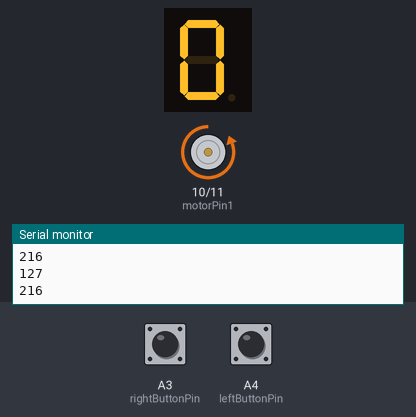
Recording of a sketch running on a simulated Arduino Uno, built with avr-gcc and run on an emulated ATmega328P. Parts: 1-digit seven-segment display, motor-driver pin pairs drawn as motors (green arrow = first pin HIGH = forward, orange = second pin HIGH = backward, longer = more drive, scaled by the enable pin), the last lines printed to the serial monitor. Wiring (inferred from the names in the program): 1-digit 7-segment display, segments lit when LOW: segments pin 2, pin 3, pin 4, pin 5, pin 6, pin 7, pin 8, pin 9. The inputs (shaded band) are chosen by the test bench; at power-on: A4 (leftButtonPin) HIGH, A3 (rightButtonPin) HIGH. The segment pins are drawn as the display they are named for.

Above: at 2.0 s.
2.1 s: A4 (leftButtonPin) pulled LOW for 3.2 s
At 5.8 s:
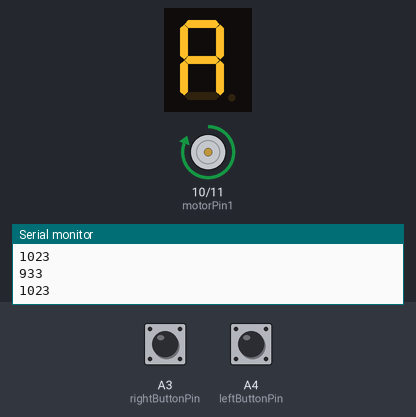
6.8 s: A3 (rightButtonPin) pulled LOW for 3.2 s
At 10.6 s:
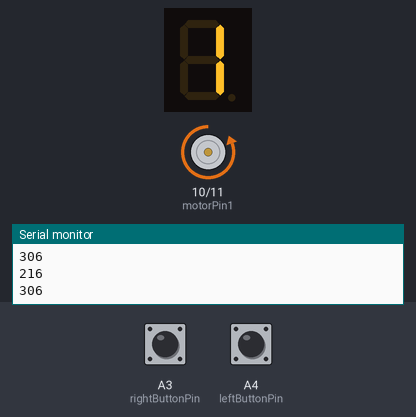
11.5 s: A3 (rightButtonPin) pulled LOW for 3.2 s
At 14.8 s:
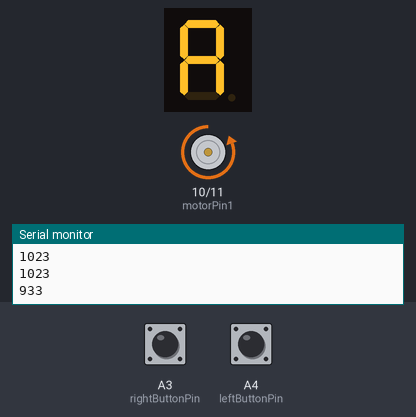
Timing chart, 0 to 16.3 s (numbered marks = the images above; inputs shaded):
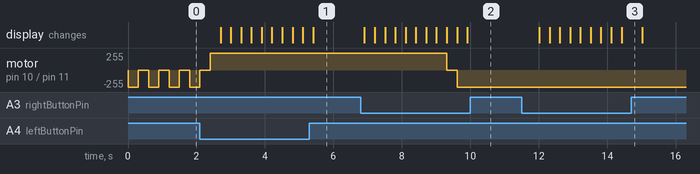

Measured:
- after the input at 2.1 s, the display: first changes after 0.60 s (image 1 shows a later state)
- after the input at 6.8 s, motor on pin 10 (motorPin1) / pin 11 (motorPin2): forward 255/255 → stopped after 2.5 s, → backward 255/255 0.30 s later; the display: first changes after 0.11 s (image 2 shows a later state)
- after the input at 11.5 s, the display: first changes after 0.51 s (image 3 shows a later state)

The sketch:

code.ino
```cpp
const int motorEnablePin = 12;
int motorPin1 =  10;
int motorPin2 =  11;
const int leftButtonPin = A4;
const int rightButtonPin = A3;
int motorSpeed = 0;
int motorDirection = 1;
const int MOTOR_STEPS = 10;
int segmentPins[] = {2,3,4,5,6,7, 8,9};

void setup(){
  pinMode(leftButtonPin, INPUT_PULLUP);
  pinMode(rightButtonPin, INPUT_PULLUP);
  pinMode(motorPin1, OUTPUT);
  pinMode(motorPin2, OUTPUT);
  pinMode(motorEnablePin, OUTPUT);
  for (int i = 0; i < 8; i++) {
    pinMode(segmentPins[i], OUTPUT);
  }
  Serial.begin(9600);
  displayNumber(motorSpeed);
}

void loop(){
  if (digitalRead(leftButtonPin) == HIGH) {
    if (motorDirection == 1) {
      if (motorSpeed > 0) {
        motorSpeed -= 1;
      } else {
        motorDirection = 0;
        motorSpeed = 1;
      }
    } else {
      motorSpeed = min(motorSpeed + 1, MOTOR_STEPS);
    }
    updateMotor();
    delay(300);
  }

  if (digitalRead(rightButtonPin) == HIGH) {
   if (motorDirection == 0) {
      if (motorSpeed > 0) {
        motorSpeed -= 1;
      } else {
        motorDirection = 1;
        motorSpeed = 1;
      }
    } else {
      motorSpeed = min(motorSpeed + 1, MOTOR_STEPS);
    }
    updateMotor();
    delay(300);
  }
  displayNumber(motorSpeed);
}


void updateMotor() {
  if (motorDirection == 1) {
    digitalWrite(motorPin1, HIGH);
    digitalWrite(motorPin2, LOW);
  } else {
    digitalWrite(motorPin1, LOW);
    digitalWrite(motorPin2, HIGH);
  }
  int speedValue = map(motorSpeed, 0, MOTOR_STEPS, 127, 1023);
  Serial.println(speedValue);
  analogWrite(motorEnablePin,speedValue);
}
void displayNumber(int number) {

byte segments[16][8] = {
    {0, 0, 0, 0, 0, 0, 1,1}, // 0
    {1, 0, 0, 1, 1, 1, 1,1}, // 1
    {0, 0, 1, 0, 0, 1, 0,1}, // 2
    {0, 0, 0, 0, 1, 1, 0,1}, // 3
    {1, 0, 0, 1, 1, 0, 0,1}, // 4
    {0, 1, 0, 0, 1, 0, 0,1}, // 5
    {0, 1, 0, 0, 0, 0, 0,1}, // 6
    {0, 0, 0, 1, 1, 1, 1,1}, // 7
    {0, 0, 0, 0, 0, 0 ,0,1}, // 8
    {0, 0, 0, 0, 1, 0, 0,1},  // 9
    {0, 0, 0, 1, 0, 0, 0,1},  // A
    {1, 1, 0, 0, 0, 0, 0,1},  // b
    {0, 1, 1, 0, 0, 0, 1,1},  // C
    {1,0, 0, 0, 0, 1, 0,1},  // d
    {0, 1, 1, 0, 0, 0, 0,1},  // E
    {0, 1, 1, 1, 0, 0, 0,1}   // F
  };
  for (int i = 0; i < 8; i++) {
    digitalWrite(segmentPins[i], segments[number][i]);
  }
}
```
